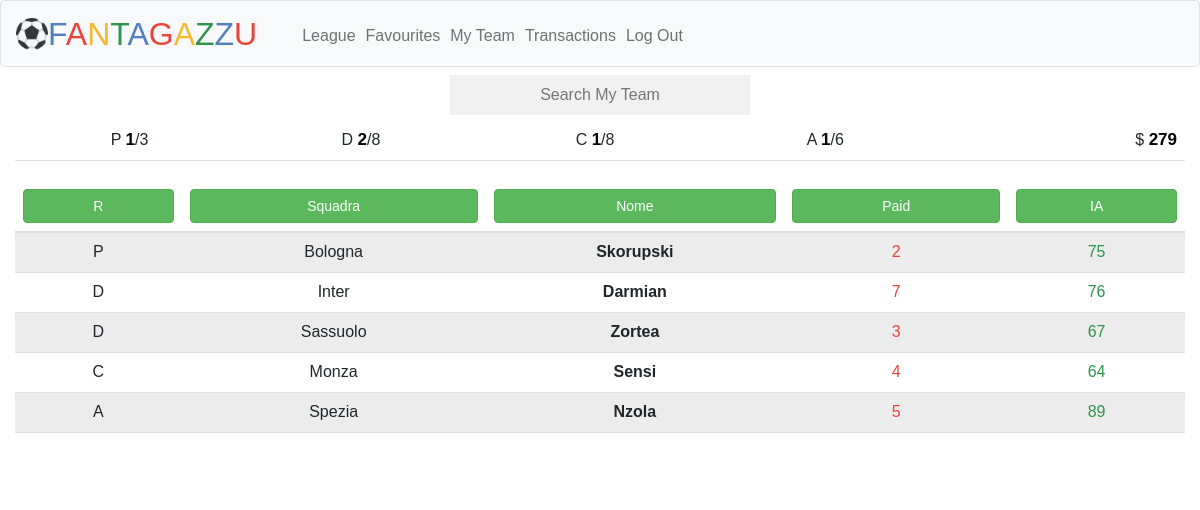
The app's page /MyTeam (signed in) with its own data.
### tables this page shows
CREATE TABLE 'users' (id INTEGER PRIMARY KEY AUTOINCREMENT NOT NULL, username TEXT NOT NULL, hash TEXT NOT NULL, 'tokens' INTEGER DEFAULT 300, 'p' INTEGER DEFAULT 0, 'd' INTEGER DEFAULT 0, 'c' INTEGER DEFAULT 0, 'a' INTEGER DEFAULT 0);

CREATE TABLE 'quot' ('Id', 'R', 'RM', 'Nome', 'Squadra','Qt_A' INTEGER,'Qt_I' INTEGER,'Diff' INTEGER,'Qt_A M' INTEGER,'Qt_I M' INTEGER,'Diff M' , 'FVM', 'FVM M','IA' INTEGER,'Bought' INTEGER DEFAULT NULL,'Paid' INTEGER DEFAULT NULL);

### app.py (the view)
@app.route("/MyTeam", methods=["GET", "POST"])
@login_required
def myteam():
    global ctrl
    user = session["user_id"]
    tuser = (user,)  # Convert to tuple
    conn = sqlite3.connect("fantasy.db")
    cursor = conn.cursor()
    cursor.execute("SELECT nome FROM quot WHERE Bought = ?;", tuser)
    rows = cursor.fetchall()
    cursor.close()
    conn.close()
    nomi = [row[0] for row in rows]
    faves = []
    favourites = db.execute("SELECT * FROM faves WHERE user = ?", user)
    for fave in favourites:
        faves.append(fave["player"])
    roles = db.execute("SELECT p,d,c,a,tokens FROM users WHERE id = ?", user)
    if request.method == "POST":
        if request.form["button"] == "r":
            if ctrl == "r":
                players = db.execute(
                    "SELECT quot.*, stat.Pv, stat.Mv, stat.Mf, stat.Gf, stat.Gs, stat.Rp, stat.Rc, stat.Rpiu, stat.Rmeno, stat.Ass, stat.Amm, stat.Esp, stat.Au FROM quot LEFT JOIN stat ON quot.Id = stat.Id WHERE quot.Bought = ? ORDER BY quot.R DESC, quot.Ia DESC;",
                    user,
                )
                ctrl = ""
            else:
                players = db.execute(
                    "SELECT quot.*, stat.Pv, stat.Mv, stat.Mf, stat.Gf, stat.Gs, stat.Rp, stat.Rc, stat.Rpiu, stat.Rmeno, stat.Ass, stat.Amm, stat.Esp, stat.Au FROM quot LEFT JOIN stat ON quot.Id = stat.Id WHERE quot.Bought = ? ORDER BY quot.R ASC, quot.Ia DESC;",
                    user,
                )
                ctrl = "r"
        elif request.form["button"] == "squadra":
            if ctrl == "s":
                players = db.execute(
                    "SELECT quot.*, stat.Pv, stat.Mv, stat.Mf, stat.Gf, stat.Gs, stat.Rp, stat.Rc, stat.Rpiu, stat.Rmeno, stat.Ass, stat.Amm, stat.Esp, stat.Au FROM quot LEFT JOIN stat ON quot.Id = stat.Id WHERE quot.Bought = ? ORDER BY quot.squadra DESC, quot.R DESC, quot.Ia DESC;",
                    user,
                )
                ctrl = ""
            else:
                players = db.execute(
                    "SELECT quot.*, stat.Pv, stat.Mv, stat.Mf, stat.Gf, stat.Gs, stat.Rp, stat.Rc, stat.Rpiu, stat.Rmeno, stat.Ass, stat.Amm, stat.Esp, stat.Au FROM quot LEFT JOIN stat ON quot.Id = stat.Id WHERE quot.Bought = ? ORDER BY quot.squadra ASC, quot.R DESC, quot.Ia DESC;",
                    user,
                )
                ctrl = "s"
        elif request.form["button"] == "nome":
            if ctrl == "n":
                players = db.execute(
                    "SELECT quot.*, stat.Pv, stat.Mv, stat.Mf, stat.Gf, stat.Gs, stat.Rp, stat.Rc, stat.Rpiu, stat.Rmeno, stat.Ass, stat.Amm, stat.Esp, stat.Au FROM quot LEFT JOIN stat ON quot.Id = stat.Id WHERE quot.Bought = ? ORDER BY quot.nome DESC;",
                    user,
                )
                ctrl = ""
            else:
                players = db.execute(
                    "SELECT quot.*, stat.Pv, stat.Mv, stat.Mf, stat.Gf, stat.Gs, stat.Rp, stat.Rc, stat.Rpiu, stat.Rmeno, stat.Ass, stat.Amm, stat.Esp, stat.Au FROM quot LEFT JOIN stat ON quot.Id = stat.Id WHERE quot.Bought = ? ORDER BY quot.nome ASC;",
                    user,
                )
                ctrl = "n"
        elif request.form["button"] == "paid":
            if ctrl == "q":
                players = db.execute(
                    "SELECT quot.*, stat.Pv, stat.Mv, stat.Mf, stat.Gf, stat.Gs, stat.Rp, stat.Rc, stat.Rpiu, stat.Rmeno, stat.Ass, stat.Amm, stat.Esp, stat.Au FROM quot LEFT JOIN stat ON quot.Id = stat.Id WHERE quot.Bought = ? ORDER BY quot.Paid DESC, quot.Ia DESC;",
                    user,
                )
                ctrl = ""
            else:
                players = db.execute(
                    "SELECT quot.*, stat.Pv, stat.Mv, stat.Mf, stat.Gf, stat.Gs, stat.Rp, stat.Rc, stat.Rpiu, stat.Rmeno, stat.Ass, stat.Amm, stat.Esp, stat.Au FROM quot LEFT JOIN stat ON quot.Id = stat.Id WHERE quot.Bought = ? ORDER BY quot.Paid ASC, quot.Ia DESC;",
                    user,
                )
                ctrl = "q"
        elif request.form["button"] == "ia":
            if ctrl == "i":
                players = db.execute(
                    "SELECT quot.*, stat.Pv, stat.Mv, stat.Mf, stat.Gf, stat.Gs, stat.Rp, stat.Rc, stat.Rpiu, stat.Rmeno, stat.Ass, stat.Amm, stat.Esp, stat.Au FROM quot LEFT JOIN stat ON quot.Id = stat.Id WHERE quot.Bought = ? ORDER BY quot.ia DESC;",
                    user,
                )
                ctrl = ""
            else:
                players = db.execute(
                    "SELECT quot.*, stat.Pv, stat.Mv, stat.Mf, stat.Gf, stat.Gs, stat.Rp, stat.Rc, stat.Rpiu, stat.Rmeno, stat.Ass, stat.Amm, stat.Esp, stat.Au FROM quot LEFT JOIN stat ON quot.Id = stat.Id WHERE quot.Bought = ? ORDER BY quot.ia ASC;",
                    user,
                )
                ctrl = "i"
        return render_template(
            "myteam.html",
            players=players,
            nomi=nomi,
            user=user,
            faves=faves,
            roles=roles,
        )
    else:
        players = db.execute(
            "SELECT quot.*, stat.Pv, stat.Mv, stat.Mf, stat.Gf, stat.Gs, stat.Rp, stat.Rc, stat.Rpiu, stat.Rmeno, stat.Ass, stat.Amm, stat.Esp, stat.Au FROM quot LEFT JOIN stat ON quot.Id = stat.Id WHERE quot.Bought = ?;",
            user,
        )
        return render_template(
            "myteam.html",
            players=players,
            nomi=nomi,
            user=user,
            faves=faves,
            roles=roles,
        )

### app.py (called while the page is built)
@app.after_request
def after_request(response):
    response.headers["Cache-Control"] = "no-cache, no-store, must-revalidate"
    response.headers["Expires"] = 0
    response.headers["Pragma"] = "no-cache"
    return response

def login_required(f):
    @wraps(f)
    def decorated_function(*args, **kwargs):
        if session.get("user_id") is None:
            return redirect("/Login")
        return f(*args, **kwargs)
    return decorated_function

### templates/myteam.html (shortened to what this page needs)
{% extends "index.html" %}
{% block main %}
<form action="/TeamSearch" method="post" class="search" >
  <div class="autocomplete" style="width:300px;">
    <input id="teamsearch" type="text" name="teamsearch" placeholder="Search My Team" style="text-align:center;">
  </div>
</form>
{% if not players %}
<br><br><br><br><br>
  <h4>No players were found!</h4>
{% else %}
  <br><br>
  <table class="table">
    <thead>
        <tr>
            <td class="text-center">P <span style='color: black; font-weight: bold; font-size: 17px'>{{roles[0]['p']}}</span>/3</td>
            <td class="text-center">D <span style='color: black; font-weight: bold; font-size: 17px'>{{roles[0]['d']}}</span>/8</td>
            <td class="text-center">C <span style='color: black; font-weight: bold; font-size: 17px'>{{roles[0]['c']}}</span>/8</td>
            <td class="text-center">A <span style='color: black; font-weight: bold; font-size: 17px'>{{roles[0]['a']}}</span>/6</td>
                <td class="text-end">$ <span style='color: black; font-weight: bold; font-size: 17px'>{{roles[0]['tokens']}}</span></td>
        </tr>
    </thead>
</table>
  <table class="table table-striped">
        <thead id="table-container">
          <tr>
            <form method="post" action="/MyTeam">
              <th class="text-center flex-fill"><button class="btn btn-success w-100" type="submit" name="button" value="r">R</button></th>
              <th class="text-center flex-fill"><button class="btn btn-success w-100" type="submit" name="button" value="squadra">Squadra</button></th>
              <th class="text-center flex-fill"><button class="btn btn-success w-100" type="submit" name="button" value="nome">Nome</button></th>
              <th class="text-center flex-fill"><button class="btn btn-success w-100" type="submit" name="button" value="paid">Paid</button></th>
              <th class="text-center flex-fill"><button class="btn btn-success w-100" type="submit" name="button" value="ia">IA</button></th>
            </form>
          </tr>
        </thead>
        <tbody>
          {% for player in players %}
          <tr onClick="modmodal('{{player.Id}}','{{player.R}}','{{player.RM}}',`{{player.Nome}}`,'{{player.Pv}}','{{player.Mv}}','{{player.Mf}}','{{player.Gf}}','{{player.Gs}}','{{player.Rp}}','{{player.Rc}}','{{player.Rpiu}}','{{player.Rmeno}}','{{player.Ass}}','{{player.Amm}}','{{player.Esp}}','{{player.Au}}','{{player.Bought}}','{{player.Paid}}', {{faves}})" data-toggle="modal" data-target="#exampleModal">
            <td class="text-center">{{player.R}}</td>
            <td class="text-center">{{player.Squadra}}</td>
            <td class="text-center"><strong>{{player.Nome}}</strong></td>
            <td class="text-center"><span style='color: #ea433b'>{{player.Paid}}</span></td>
            <td class="text-center"><span style='color: #2e944b'>{{player.IA}}</span></td>
          </tr>
        {% endfor %}
      </tbody>
    </table>
    {% endif %}
{% endblock %}

### static/styles.css (style rules this page uses)
.search { position: fixed; top: 97px; left: 50%; transform: translate(-50%, -55%); }
* { box-sizing: border-box; }
body { font: 16px Arial; }
.autocomplete { position: relative; display: inline-block; }
input { border: 1px solid transparent; background-color: #f1f1f1; padding: 10px; font-size: 16px; }
input[type=text] { background-color: #f1f1f1; width: 100%; }

### records on screen
users: p "1", d "2", c "1", a "1", tokens "279"
quot: R "P", Squadra "Bologna", Nome "Skorupski", Paid "2", IA "75"
quot: R "D", Squadra "Inter", Nome "Darmian", Paid "7", IA "76"
quot: R "D", Squadra "Sassuolo", Nome "Zortea", Paid "3", IA "67"
quot: R "C", Squadra "Monza", Nome "Sensi", Paid "4", IA "64"
quot: R "A", Squadra "Spezia", Nome "Nzola", Paid "5", IA "89"
